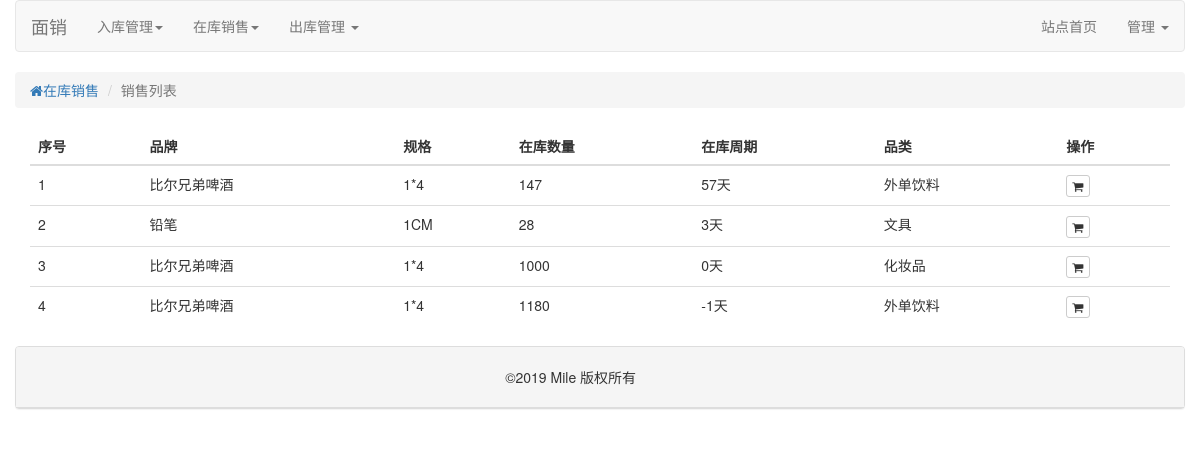
Page /sell/sell_list/ on the committed database.
### tables this page shows
CREATE TABLE "product_list"
(
    productName TEXT,
    productCategory TEXT,
    productNumber INT,
    productPrice Float,
    productSaleNumber INT,
    productProfit FLOAT,
    inputTime Date
, productStandard TEXT NULL);

### sell/views.py (the view)
@sell.route("/sell_list/")
def sellList():
    sql="""select rowid,productName,productStandard,productNumber,productSaleNumber,
        inputTime,productCategory from product_list where productNumber-productSaleNumber != 0;"""
    sells=DB.query_sql(sql)
    sells=in_stock_number(sells)
    return  render_template("sell_list.html",sells=sells)

### Tool/tool_db.py (called while the page is built)
    def get_db():
        db=sqlite3.connect(DB._DATABASE_URL)
        return db

    def close_connection():
        DB.get_db().close()

    def query_sql(sql,prms=(),single_strip=False):
        c=DB.get_db().cursor()
        if single_strip is False:
            datas=c.execute(sql,prms).fetchall()
            DB.close_connection()
            return datas
        else:
            data=c.execute(sql,prms).fetchone()
            DB.close_connection()
            return data

### sell/views.py (called while the page is built)
def time_cycle(values):
    pastDate=datetime.strptime(values,"%Y-%m-%d")
    nowDate=datetime.today()
    timeCycle=(nowDate-pastDate).days
    return timeCycle

def  in_stock_number(values):
    sells=[]
    for  sell in values:
        sell=list(sell)
        sell.insert(5,int(sell[3]-sell[4]))
        sell.insert(7,"{}天".format(time_cycle(sell[6])))
        sells.append(sell)
    return sells

### templates/sell_list.html
{% extends "base.html" %}
{% block main_content %}
        <div class="row">
            <ul  class="breadcrumb ">
                <li><a href="#"><i class="fa fa-home" ></i>在库销售</a></li>
                <li class="active">销售列表</li>
            </ul>
        </div>
        <table class="table">
            <thead>
                <tr>
                    <th>序号</th>
                    <th>品牌</th>
                    <th>规格</th>
                    <th>在库数量</th>
                    <th>在库周期</th>
                    <th>品类</th>
                    <th>操作</th>
                </tr>
            </thead>
            <tbody>
                {% for sell in sells %}
                        <tr>
                            <td>{{loop.index}}</td>
                            <td>{{sell[1]}}</td>
                            <td>{{sell[2]}}</td>
                            <td>{{sell[5]}}</td>
                            <td>{{sell[7]}}</td>
                            <td>{{sell[8]}}</td>
                            <td>
                                <a  href="{{url_for('sell.sellInformation',id=sell[0],number=sell[5])}}"  name="shop" class="btn btn-default btn-xs" >
                                    <i class="fa fa-shopping-cart" aria-hidden="true"></i>
                                </a>
                            </td>
                        </tr>
                {% endfor %}
            </tbody>
        </table>
{% endblock %}

### static/css/form.css (style rules this page uses)
a { text-decoration: none; }

### rows in the picture
product_list: productName "比尔兄弟啤酒", productStandard "1*4", sell "147", sell "57天", productCategory "外单饮料"
product_list: productName "铅笔", productStandard "1CM", sell "28", sell "3天", productCategory "文具"
product_list: productName "比尔兄弟啤酒", productStandard "1*4", sell "1000", sell "0天", productCategory "化妆品"
product_list: productName "比尔兄弟啤酒", productStandard "1*4", sell "1180", sell "-1天", productCategory "外单饮料"
